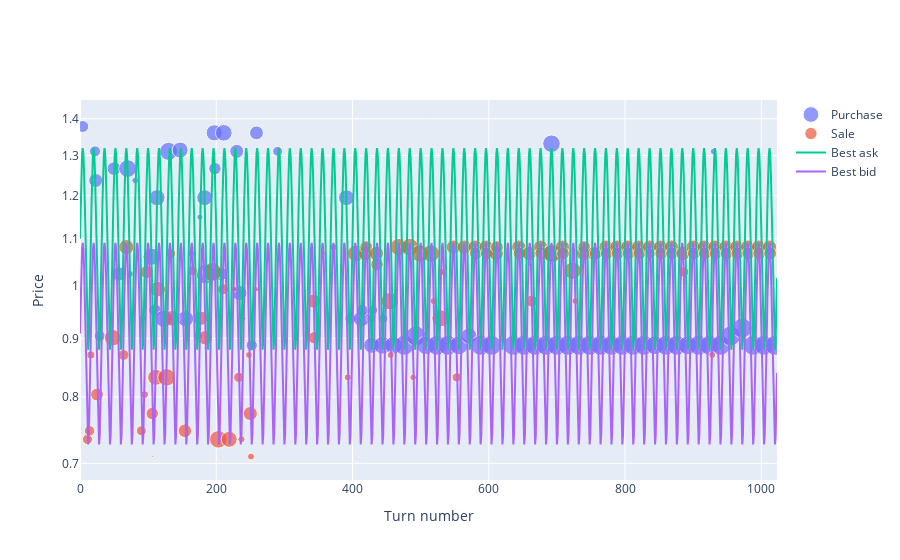

Notebook cell for this chart:
### Code cell
experiment.trades_plot(trader)
